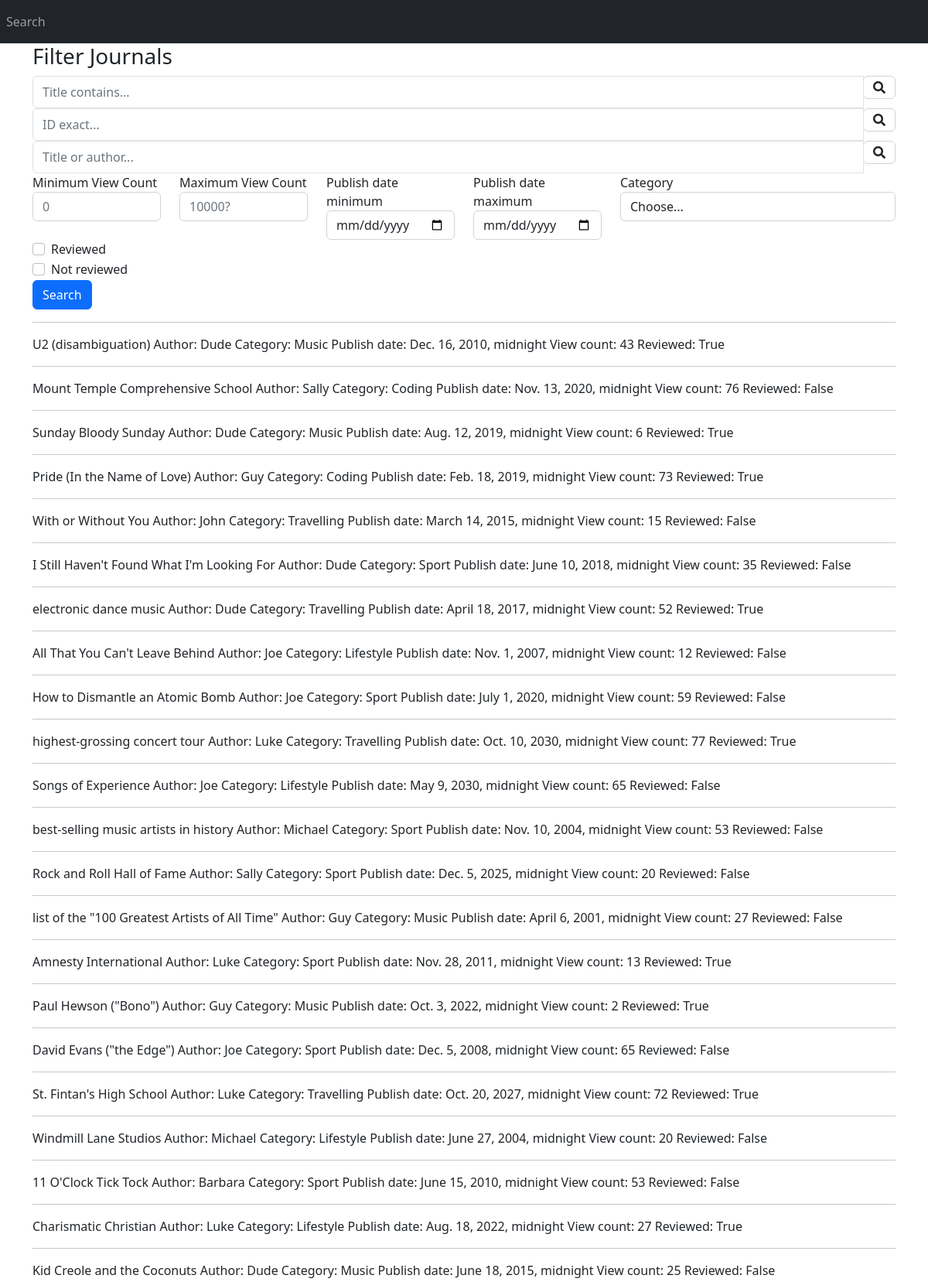
The page / (upper part) on the database its author committed.
### search/models.py (models this page shows, shortened)
class Journal(models.Model):
    title = models.CharField(max_length=120)
    author = models.ForeignKey(Author, on_delete=models.CASCADE)
    categories = models.ManyToManyField(Category)
    publish_date = models.DateTimeField()
    views = models.IntegerField(default=0)
    reviewed = models.BooleanField(default=False)

class Author(models.Model):
    name = models.CharField(max_length=30)

class Category(models.Model):
    name = models.CharField(max_length=20)
    def __str__(self):
        return self.name

### search/views.py (the view)
# urls.py: path('', views.FilterView, name = 'filter_search'),
def FilterView(request):
    qs = Journal.objects.all()
    categories = Category.objects.all()
    title_contains_query = request.GET.get('title_contains')
    id_exact_query = request.GET.get('id_exact')
    title_or_author_query = request.GET.get('title_or_author')
    view_count_min = request.GET.get('view_count_min')
    view_count_max = request.GET.get('view_count_max')
    date_min = request.GET.get('date_min')
    date_max = request.GET.get('date_max')
    category = request.GET.get('category')
    reviewed = request.GET.get('reviewed')
    notReviewed = request.GET.get('notReviewed')
    if title_contains_query != '' and title_contains_query is not None:
        qs = qs.filter(title__icontains=title_contains_query)
    elif id_exact_query != '' and id_exact_query is not None:
        qs = qs.filter(id=id_exact_query)
    elif title_or_author_query != '' and title_or_author_query is not None:
        qs = qs.filter(Q(title__icontains=title_or_author_query)
                       | Q(author__name__icontains=title_or_author_query)
                       ).distinct()
    if view_count_min != '' and view_count_min is not None:
        qs = qs.filter(views__gte=view_count_min)
    if view_count_max != '' and view_count_max is not None:
        qs = qs.filter(views__lt=view_count_max)
    if date_min != '' and date_min is not None:
        qs = qs.filter(publish_date__gte=date_min)
    if date_max != '' and date_max is not None:
        qs = qs.filter(publish_date__lt=date_max)
    if category != '' and category is not None and category != 'Choose...':
        qs =qs.filter(categories__name=category)
    if reviewed == 'on':
        qs =qs.filter(reviewed=True)
    elif notReviewed == 'on':
        qs = qs.filter(reviewed=False)
    context = {
        'queryset':qs,
        'categories':categories
    }
    return render(request, "search.html", context)

### search/templates/search.html (shortened to what this page needs)
{% load static %}
<!doctype html>
<html lang="en">
  <head>
    <link rel="stylesheet" href="{% static 'css/custom.css' %}">
    <link href="https://cdn.jsdelivr.net/npm/bootstrap@5.2.2/dist/css/bootstrap.min.css"
    rel="stylesheet"
>
    <link rel="stylesheet" href="https://use.fontawesome.com/releases/v5.15.1/css/all.css">    <meta name="description" content="{% block metadescription %}{% endblock %}">
  </head>
  <body>
    <nav class="navbar navbar-expand-md navbar-dark bg-dark navbar-static-top">
        <div class="collapse navbar-collapse" id="navbarsExampleDefault">
            <ul class="navbar-nav mr-auto">
              <li class="nav-item active">
                  <a class="nav-link" href="#">Search</a>
              </li>
            </ul>
        </div>
    </nav>
    <main role="main" class="container">
      <h3>Filter Journals</h3>
      <form method="GET" action=".">
        <div class="form-row">
            <div class="form-group col-12">
                <div class="input-group">
                    <input class="form-control py-2 border-right-0 border" type="search" name="title_contains" placeholder="Title contains..." />
                    <span class="input-group-append">
                        <div class="input-group-text bg-transparent">
                            <i class="fa fa-search"></i>
                        </div>
                    </span>
                </div>
            </div>
        </div>
        <div class="form-row">
            <div class="form-group col-12">
                <div class="input-group">
                    <input class="form-control py-2 border-right-0 border" type="search" name="id_exact" placeholder="ID exact..." />
                    <span class="input-group-append">
                        <div class="input-group-text bg-transparent">
                            <i class="fa fa-search"></i>
                        </div>
                    </span>
                </div>
            </div>
        </div>
        <div class="form-row">
            <div class="form-group col-12">
                <div class="input-group">
                    <input class="form-control py-2 border-right-0 border" type="search" name="title_or_author" placeholder="Title or author..." />
                    <span class="input-group-append">
                        <div class="input-group-text bg-transparent">
                            <i class="fa fa-search"></i>
                        </div>
                    </span>
                </div>
            </div>
        </div>
        <div class="form-row row">
          <div class="form-group col-md-2 col-lg-2">
            <label for="viewCountMin">Minimum View Count</label>
            <input type="number" min=0 class="form-control" id="viewCountMin" placeholder="0" name="view_count_min">
          </div>
          <div class="form-group col-md-2 col-lg-2">
            <label for="viewCountMax">Maximum View Count</label>
            <input type="number" min=0 class="form-control" id="viewCountMax" placeholder="10000?" name="view_count_max">
          </div>
          <div class="form-group col-md-2 col-lg-2">
            <label for="publishDateMin">Publish date minimum</label>
            <input type="date" class="form-control" id="publishDateMin" name="date_min">
          </div>
          <div class="form-group col-md-2 col-lg-2">
            <label for="publishDateMax">Publish date maximum</label>
            <input type="date" class="form-control" id="publishDateMax" name="date_max">
          </div>
          <div class="form-group col-md-4">
            <label for="category">Category</label>
            <select id="category" class="form-control" name="category">
              <option selected>Choose...</option>
            </select>
          </div>
        </div>
        <div class="form-group">
          <div class="form-check">
            <input class="form-check-input" type="checkbox" id="reviewed" name="reviewed">
            <label class="form-check-label" for="reviewed">
              Reviewed
            </label>
          </div>
        </div>
        <div class="form-group">
          <div class="form-check">
            <input class="form-check-input" type="checkbox" id="notReviewed" name="notReviewed">
            <label class="form-check-label" for="notReviewed">
              Not reviewed
            </label>
          </div>
        </div>
        <button type="submit" class="btn btn-primary">Search</button>
      </form>
      <hr />
      <div class="row">
        <ul>
          {% for journal in queryset %}
            <li>
              {{ journal.title }}
              <span>Author: {{ journal.author.name }}</span>
              <span>
                {% for cat in journal.categories.all %}
                  Category: {{ cat }}
                {% endfor %}
              </span>
              <span>Publish date: {{ journal.publish_date }}</span>
              <span>View count: {{ journal.views }}</span>
              <span>Reviewed: {{ journal.reviewed }}</span>
            </li>
            <hr />
          {% endfor %}
        </ul>
      </div>
    </main>
</body>
</html>

### static/css/custom.css (style rules this page uses)
ul { list-style-type: none; }

### rows shown on the page
Journal: title "U2 (disambiguation)", author.name "Dude", publish_date "Dec. 16, 2010, midnight", views "43", reviewed "True"
Category: name "Music"
Journal: title "Mount Temple Comprehensive School", author.name "Sally", publish_date "Nov. 13, 2020, midnight", views "76", reviewed "False"
Category: name "Coding"
Journal: title "Sunday Bloody Sunday", author.name "Dude", publish_date "Aug. 12, 2019, midnight", views "6", reviewed "True"
Journal: title "Pride (In the Name of Love)", author.name "Guy", publish_date "Feb. 18, 2019, midnight", views "73", reviewed "True"
Journal: title "With or Without You", author.name "John", publish_date "March 14, 2015, midnight", views "15", reviewed "False"
Category: name "Travelling"
Journal: title "I Still Haven't Found What I'm Looking For", author.name "Dude", publish_date "June 10, 2018, midnight", views "35", reviewed "False"
Category: name "Sport"
Journal: title "electronic dance music", author.name "Dude", publish_date "April 18, 2017, midnight", views "52", reviewed "True"
Journal: title "All That You Can't Leave Behind", author.name "Joe", publish_date "Nov. 1, 2007, midnight", views "12", reviewed "False"
Category: name "Lifestyle"
Journal: title "How to Dismantle an Atomic Bomb", author.name "Joe", publish_date "July 1, 2020, midnight", views "59", reviewed "False"
Journal: title "highest-grossing concert tour", author.name "Luke", publish_date "Oct. 10, 2030, midnight", views "77", reviewed "True"
Journal: title "Songs of Experience", author.name "Joe", publish_date "May 9, 2030, midnight", views "65", reviewed "False"
Journal: title "best-selling music artists in history", author.name "Michael", publish_date "Nov. 10, 2004, midnight", views "53", reviewed "False"
Journal: title "Rock and Roll Hall of Fame", author.name "Sally", publish_date "Dec. 5, 2025, midnight", views "20", reviewed "False"
Journal: title "list of the \"100 Greatest Artists of All Time\"", author.name "Guy", publish_date "April 6, 2001, midnight", views "27", reviewed "False"
Journal: title "Amnesty International", author.name "Luke", publish_date "Nov. 28, 2011, midnight", views "13", reviewed "True"
Journal: title "Paul Hewson (\"Bono\")", author.name "Guy", publish_date "Oct. 3, 2022, midnight", views "2", reviewed "True"
Journal: title "David Evans (\"the Edge\")", author.name "Joe", publish_date "Dec. 5, 2008, midnight", views "65", reviewed "False"
Journal: title "St. Fintan's High School", author.name "Luke", publish_date "Oct. 20, 2027, midnight", views "72", reviewed "True"
Journal: title "Windmill Lane Studios", author.name "Michael", publish_date "June 27, 2004, midnight", views "20", reviewed "False"
Journal: title "11 O'Clock Tick Tock", author.name "Barbara", publish_date "June 15, 2010, midnight", views "53", reviewed "False"
Journal: title "Charismatic Christian", author.name "Luke", publish_date "Aug. 18, 2022, midnight", views "27", reviewed "True"
Journal: title "Kid Creole and the Coconuts", author.name "Dude", publish_date "June 18, 2015, midnight", views "25", reviewed "False"
